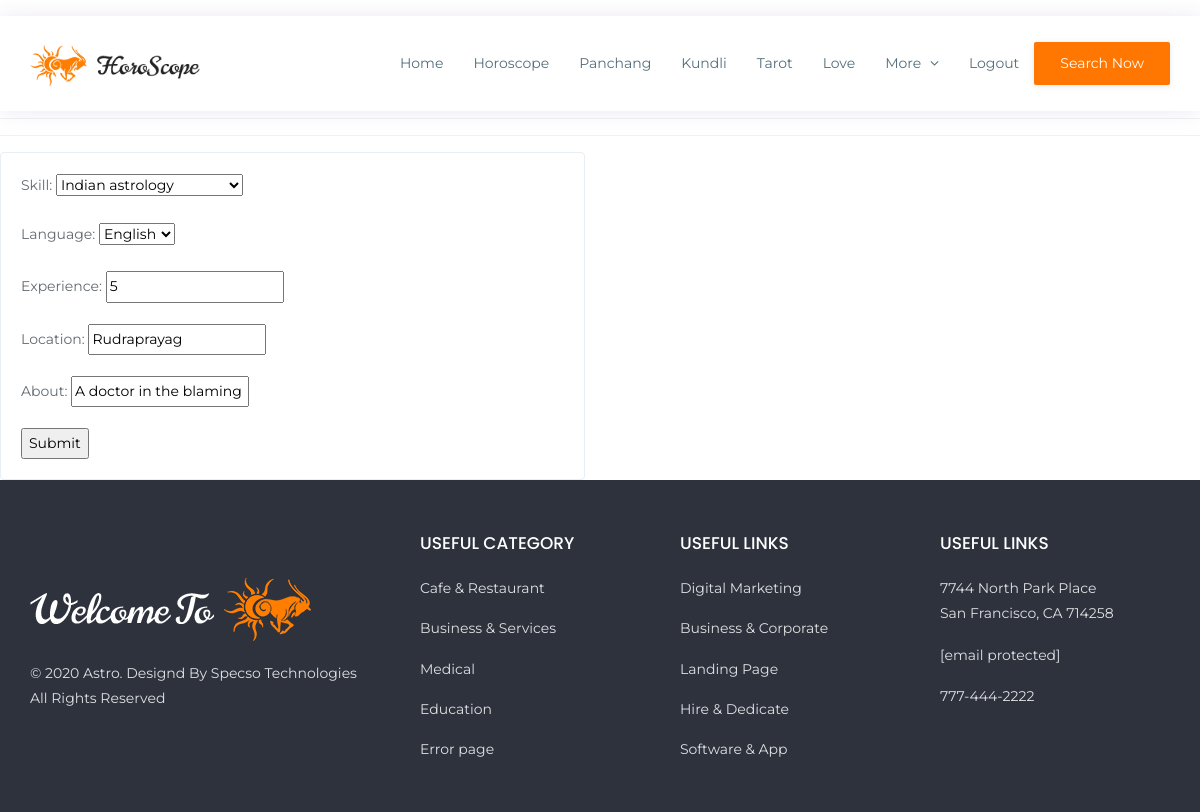
Page /updateastroprofile (signed in) on the committed database.
### main/models.py (models this page shows, shortened)
class Astro_Profile(models.Model):
	LANGUAGES = (('English','English'),('Hindi','Hindi'),('Gujarati','Guarati'),('Marathi','Marathi'),('Tamil','Tamil'))
	SKILLS = (
	    ('Electional astrology','Electional astrology'),
        ('Horary astrology','Horary astrology'),
        ('Horoscopic astrology','Horoscopic astrology'),
        ('Indian astrology','Indian astrology'),
        ('Tibetan astrology','Tibetan astrology'),
        ('Western astrology','Western astrology'),
        ('Tropical astrology','Tropical astrology'),
        ('Agricultural astrology','Agricultural astrology'),
        ('Numerology','Numerology'),
        ('Tarot divination','Tarot divination'),
        ('Financial astrology','Financial astrology'),
        ('Locational astrology','Locational astrology'),
        ('Psychological astrology','Psychological astrology'),
        ('Sun sign astrology','Sun sign astrology'),
    )
	profile = models.OneToOneField(Profile, on_delete=models.CASCADE)
	skill = MultiSelectField(choices=SKILLS,max_choices=5)
	language = MultiSelectField(choices=LANGUAGES,max_choices=5)
	experience = models.IntegerField()
	location = models.CharField(max_length=200)
	about = models.CharField(max_length=200,null=True)

### main/views.py (the view)
# urls.py: path('updateastroprofile', views.updateastroprofile, name='updateastroprofile'),
def updateastroprofile(request):
	if request.method == "POST":
		form = AstroProfileForm(request.POST,instance=request.user.profile.astro_profile)
		if form.is_valid():
			form.save()
			return redirect(reverse('dashboard'))
	else:
		form = AstroProfileForm(instance=request.user.profile.astro_profile)
		context = { 'form': form }
		return render(request, 'editastroprofile.html', context)

### main/forms.py
class AstroProfileForm(forms.ModelForm):
	class Meta:
		model = Astro_Profile
		fields = ('skill','language','experience','location','about',)

### main/templates/editastroprofile.html (shortened to what this page needs)
{% extends 'templating.html' %}
{% load static %}
	{% block content %}
<hr><hr><hr><hr>
<div class="row">
	<div class="col-md-6">
		<div class="card card-body">
<form action="" method="POST">
	{{ form.as_p }}
      <button type="submit">Submit</button>
</form>
</div></div></div>
{% endblock %}

### rows in the picture
Astro_Profile: skill "Indian astrology", language "English", experience "5", location "Rudraprayag", about "A doctor in the blaming"
